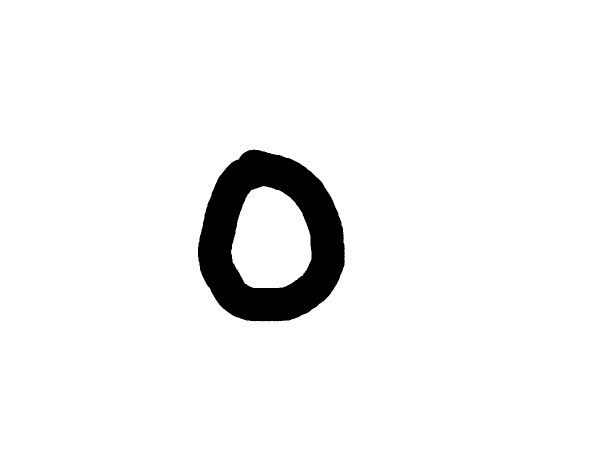
#> input picture handwritten_dataset/images/img001-028.png, 1200 x 900 px, given in place of img001-001.png, which was not available (shown at 1/2 size)
$ python -i preprocessing.py   (imports and definitions only)
#> lines starting #> are read from the running program, lines starting #| are printed output that depends on the picture; after the words box and inside, x2 and y2 are one past the last pixel; in counts of white or black regions, pixels touching at a corner belong together; pictures that were not available may be replaced by others from this repository, and a replacement may not be noted
import pandas as pd
import cv2
import logging
from tqdm import tqdm


def get_mask(image):
    # convert to grayscale
    gray = cv2.cvtColor(image, cv2.COLOR_BGR2GRAY)
    # invert gray image
    gray = 255 - gray

    return cv2.threshold(gray, 0, 255, cv2.THRESH_BINARY)[1]


def add_alpha(image, mask):
    # make background transparent by placing the mask into the alpha channel
    new_img = cv2.cvtColor(image, cv2.COLOR_BGR2BGRA)
    new_img[:, :, 3] = mask

    return new_img


def crop_to_content(image, mask):
    # get contours (presumably just one around the nonzero pixels)
    contours = cv2.findContours(mask, cv2.RETR_EXTERNAL, cv2.CHAIN_APPROX_SIMPLE)
    contours = contours[0] if len(contours) == 2 else contours[1]
    cntr = contours[0]
    x, y, w, h = cv2.boundingRect(cntr)

    return image[y : y + h, x : x + w]


def run_hw_preprocessing():
    input_dataset_base_path = "./data/handwritten_dataset"
    output_dataset_base_path = "./data/handwritten_dataset_processed"
    labels = pd.read_csv(f"{input_dataset_base_path}/labels.csv")
#> (reads handwritten_dataset/labels.csv from the repository)

    logging.info(f"start preprocessing of {len(labels)} images")

    for _, label in tqdm(labels.iterrows(), total=len(labels)):
        image_path = label["image"]
        image = cv2.imread(f"{input_dataset_base_path}/{image_path}")
#> image is the input picture: shape (900, 1200, 3); 95.1% white; 1 black region, box (x1, y1, x2, y2) and area: (396, 299, 690, 643) 52973

        # process image
        mask = get_mask(image)
#> in get_mask, `gray = 255 - gray`:
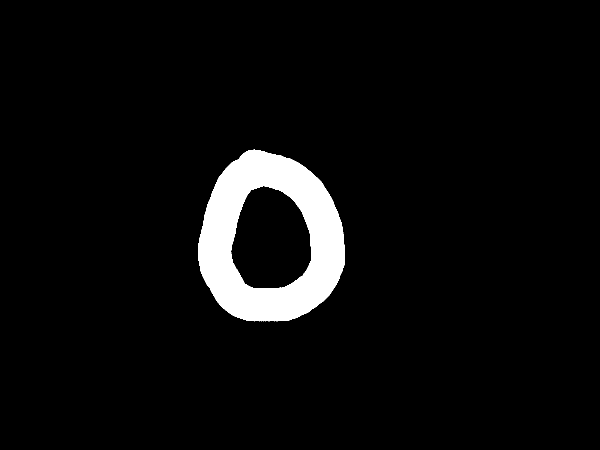
#> gray: shape (900, 1200) (shown at 1/2 size); 4.9% white; 1 white region
        image = add_alpha(image, mask)
        image = crop_to_content(image, mask)
#> in crop_to_content, `contours = cv2.findContours(mask, cv2.RETR_EXTERNAL, cv2.CHAIN_APPROX_..`: contours = 1 contour; box (x1, y1, x2, y2) and area: (396, 299, 690, 643) 77927
#> in crop_to_content, `cntr = contours[0]`: cntr = contour of 513 points, box (x1, y1, x2, y2) (396, 299, 690, 643), area 77927
#> in crop_to_content, `x, y, w, h = cv2.boundingRect(cntr)`: x = 396; y = 299; w = 294; h = 344
#> in crop_to_content, `return image[y : y + h, x : x + w]`:
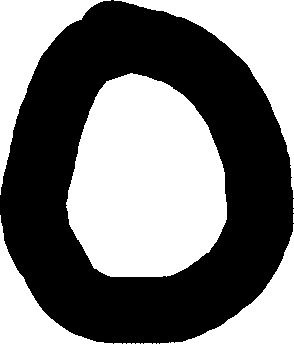
#> returned value: shape (344, 294, 4); mean of channels 0, 1, 2, 3 121.4, 121.4, 121.4, 133.6; drawn as B, G, R

        cv2.imwrite(f"{output_dataset_base_path}/{image_path}", image)
#> pass 2 of the loop in run_hw_preprocessing, `for _, label in tqdm(labels.iterrows(), total=len(labels)):`:
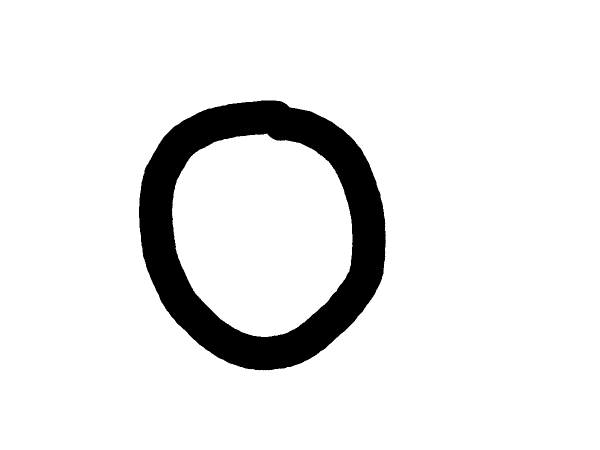
#> input picture handwritten_dataset/images/img001-038.png, 1200 x 900 px, given in place of img001-002.png, which was not available (shown at 1/2 size)
#> in run_hw_preprocessing, image is the input picture: shape (900, 1200, 3); 91.2% white; 1 black region, box (x1, y1, x2, y2) and area: (278, 201, 772, 741) 94765
#> in get_mask (call 2), `gray = 255 - gray`:
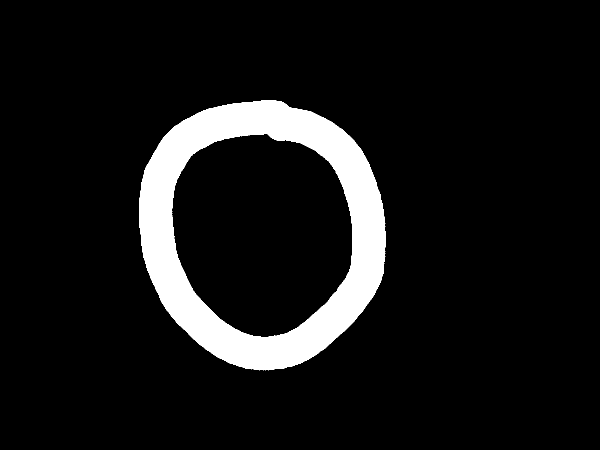
#> gray: shape (900, 1200) (shown at 1/2 size); 8.8% white; 1 white region
#> contours = 1 contour; box (x1, y1, x2, y2) and area: (278, 201, 772, 741) 208804
#> cntr = contour of 724 points, box (x1, y1, x2, y2) (278, 201, 772, 741), area 208804
#> x = 278; y = 201; w = 494; h = 540
#> in crop_to_content (call 2), `return image[y : y + h, x : x + w]`:
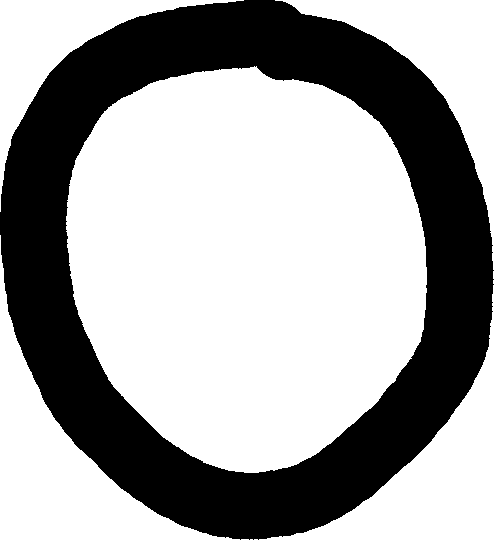
#> returned value: shape (540, 494, 4); mean of channels 0, 1, 2, 3 164.4, 164.4, 164.4, 90.6; drawn as B, G, R

    logging.info(f"preprocessing complete")

#> (the run stopped early here; a loop or call above may not have finished)
